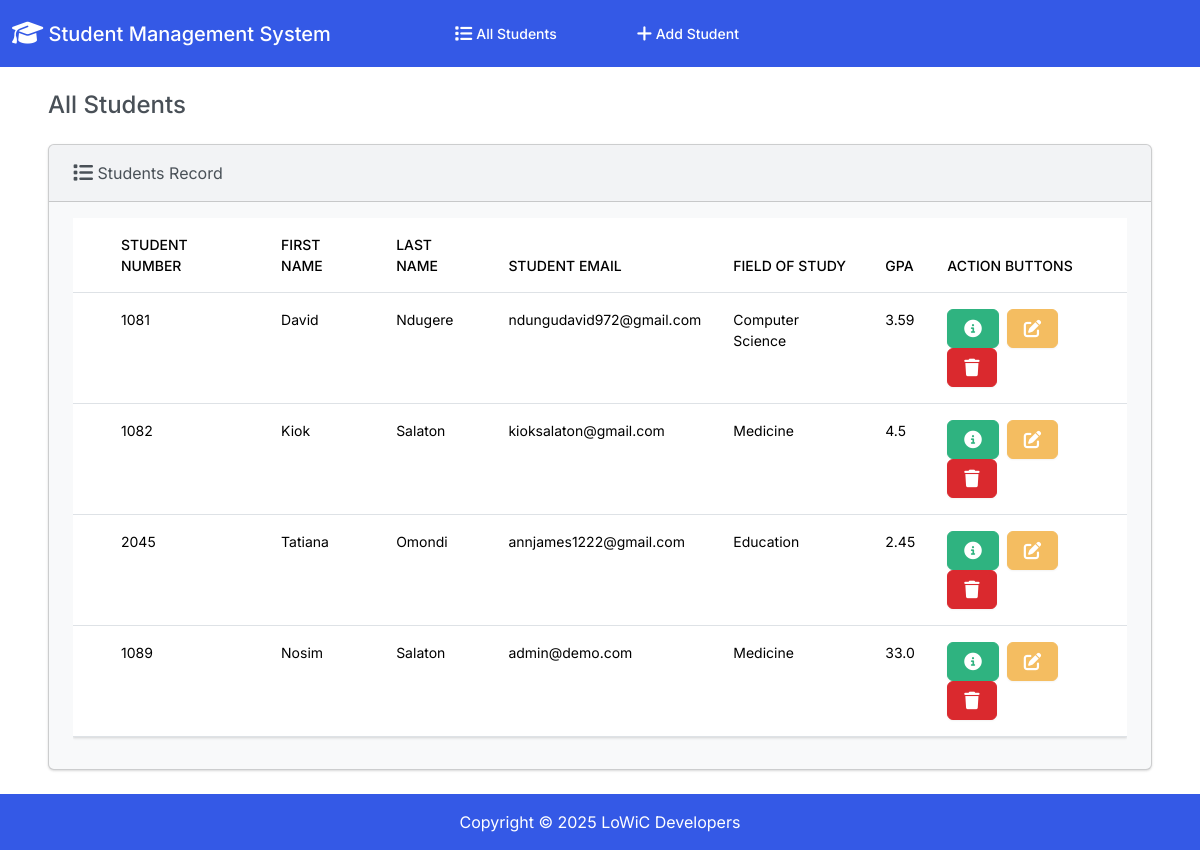
The app's page /, older data.
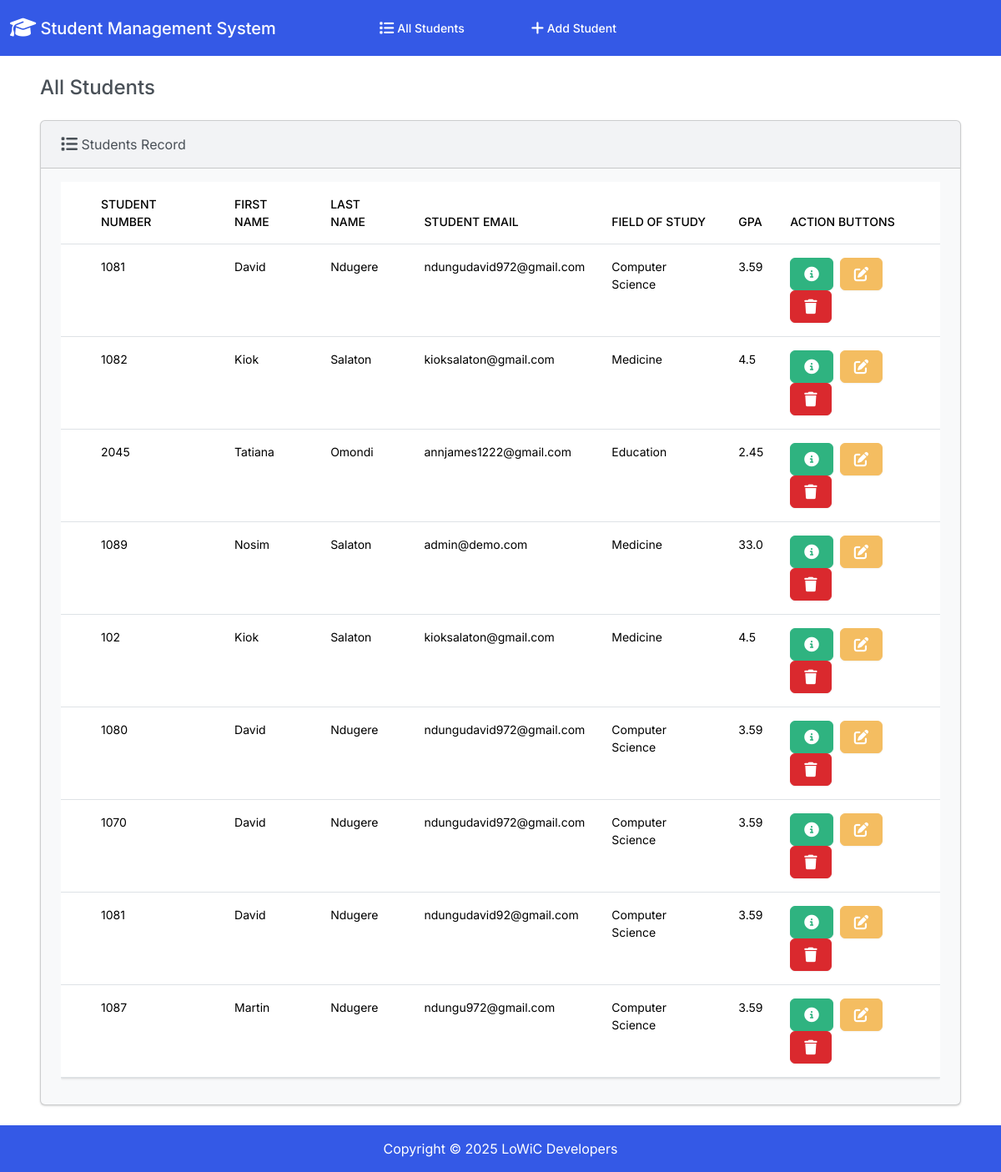
The same page, newer data.
### Student/models.py (models this page shows, shortened)
class Stud(models.Model):
    student_number = models.PositiveIntegerField()
    first_name = models.CharField(max_length=50)
    last_name = models.CharField(max_length=50)
    email = models.EmailField(max_length=100)
    field_of_study = models.CharField(max_length=50)
    gpa = models.FloatField()

### Student/views.py (the view)
# urls.py: path("", views.index, name="index"),
def index(request):
    return render(request, 'students/index.html', {
        "students" : Stud.objects.all()
    })

### Student/templates/students/index.html (shortened to what this page needs)
{% extends 'students/base.html' %}
{% block body %}
    <div class="container-fluid">
        <h4 class="m-4">All Students</h4>
        <div class="row">
            <div class="column-12">
                {% if students %}
                <div class="card bg-light mx-4 mb-4">
                    <div class="card-header"><i class="fa-solid fa-list fa-lg"></i> Students Record</div>
                    <div class="card-body">
                        <div class="table-responsive">
                            <table class="table table-hover">
                                <thead>
                                    <tr>
                                        <th scope="col"></th>
                                        <th scope="col">Student Number</th>
                                        <th scope="col">First Name</th>
                                        <th scope="col">Last Name</th>
                                        <th scope="col">Student Email</th>
                                        <th scope="col">Field of Study</th>
                                        <th scope="col">GPA</th>
                                        <th scope="col">ACTION BUTTONS</th>
                                    </tr>
                                </thead>
                                <tbody>
                                    {% for student in students %}
                                    <tr>
                                        <td>{{ student.type }}</td>
                                        <td>{{ student.student_number }}</td>
                                        <td>{{ student.first_name }}</td>
                                        <td>{{ student.last_name }}</td>
                                        <td>{{ student.email }}</td>
                                        <td>{{ student.field_of_study }}</td>
                                        <td>{{ student.gpa }}</td>
                                        <td>
                                            <a class='btn btn-success me-1' href="{% url 'student_view' student.id %}">
                                            </a>
                                            <a class='btn btn-warning me-1' href="{% url 'edit' student.id %}">
                                            </a>
                                            <button type="button" class='btn btn-danger' data-bs-toggle="modal" data-bs-target="#deleteModal" data-id="{{ student.id }}" data-name="{{ student.first_name }} {{ student.last_name }}">
                                            </button>
                                        </td>
                                    </tr>
                                    {% endfor %}
                                </tbody>
                            </table>
                        </div>
                    </div>
                </div>
                {% else %}
                <h5 class="alert alert-primary ms-4 me-4"> No Student Record</h5>
                {% endif %}
            </div>
        </div>
    </div>
{% endblock %}

Row changes from the older to the newer data that the page shows:
added Stud: student_number "102", first_name "Kiok", last_name "Salaton", email "kioksalaton@gmail.com", field_of_study "Medicine", gpa "4.5"
added Stud: student_number "1080", first_name "David", last_name "Ndugere", email "ndungudavid972@gmail.com", field_of_study "Computer Science", gpa "3.59"
added Stud: student_number "1070", first_name "David", last_name "Ndugere", email "ndungudavid972@gmail.com", field_of_study "Computer Science", gpa "3.59"
added Stud: student_number "1081", first_name "David", last_name "Ndugere", email "ndungudavid92@gmail.com", field_of_study "Computer Science", gpa "3.59"
added Stud: student_number "1087", first_name "Martin", last_name "Ndugere", email "ndungu972@gmail.com", field_of_study "Computer Science", gpa "3.59"
